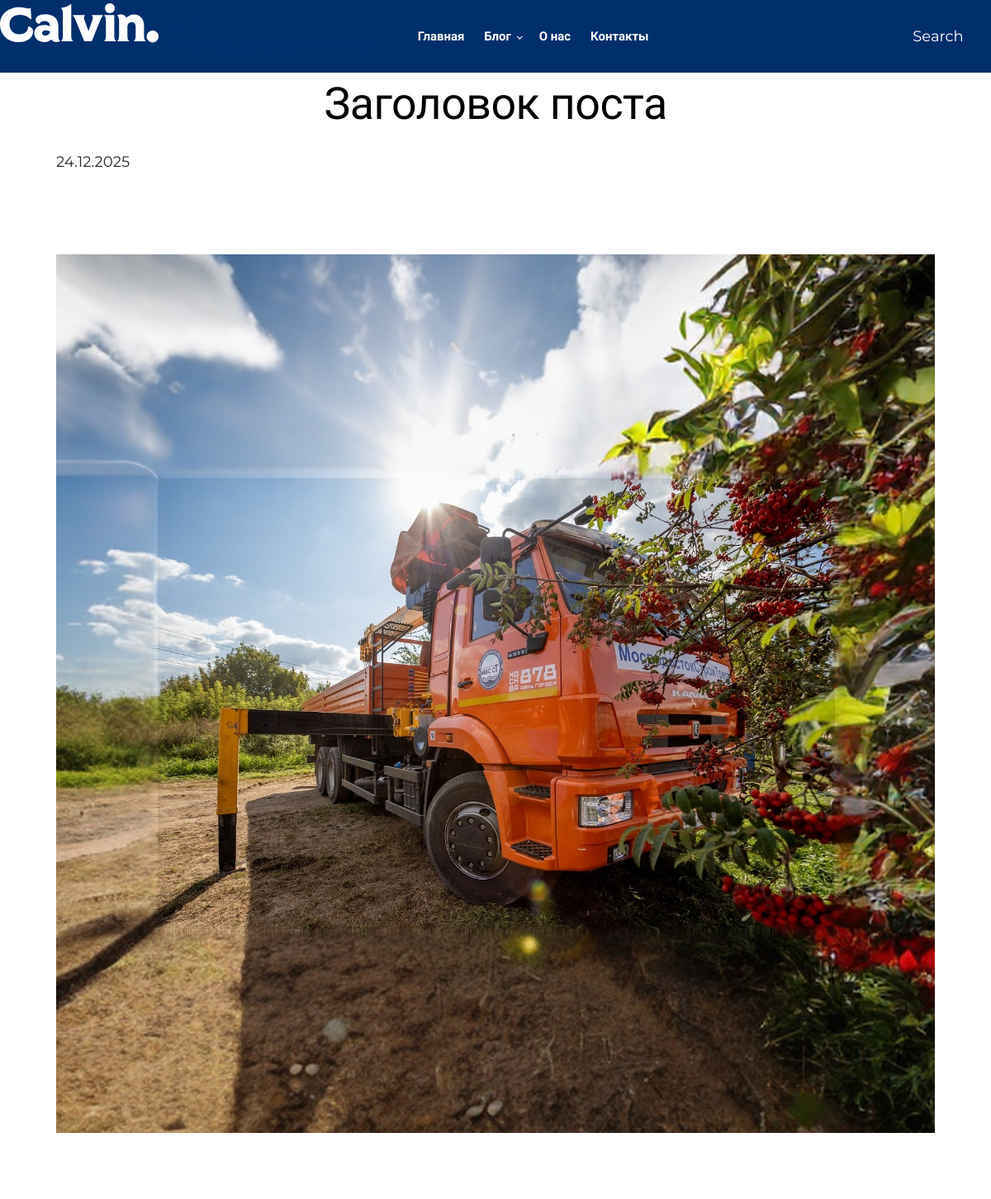
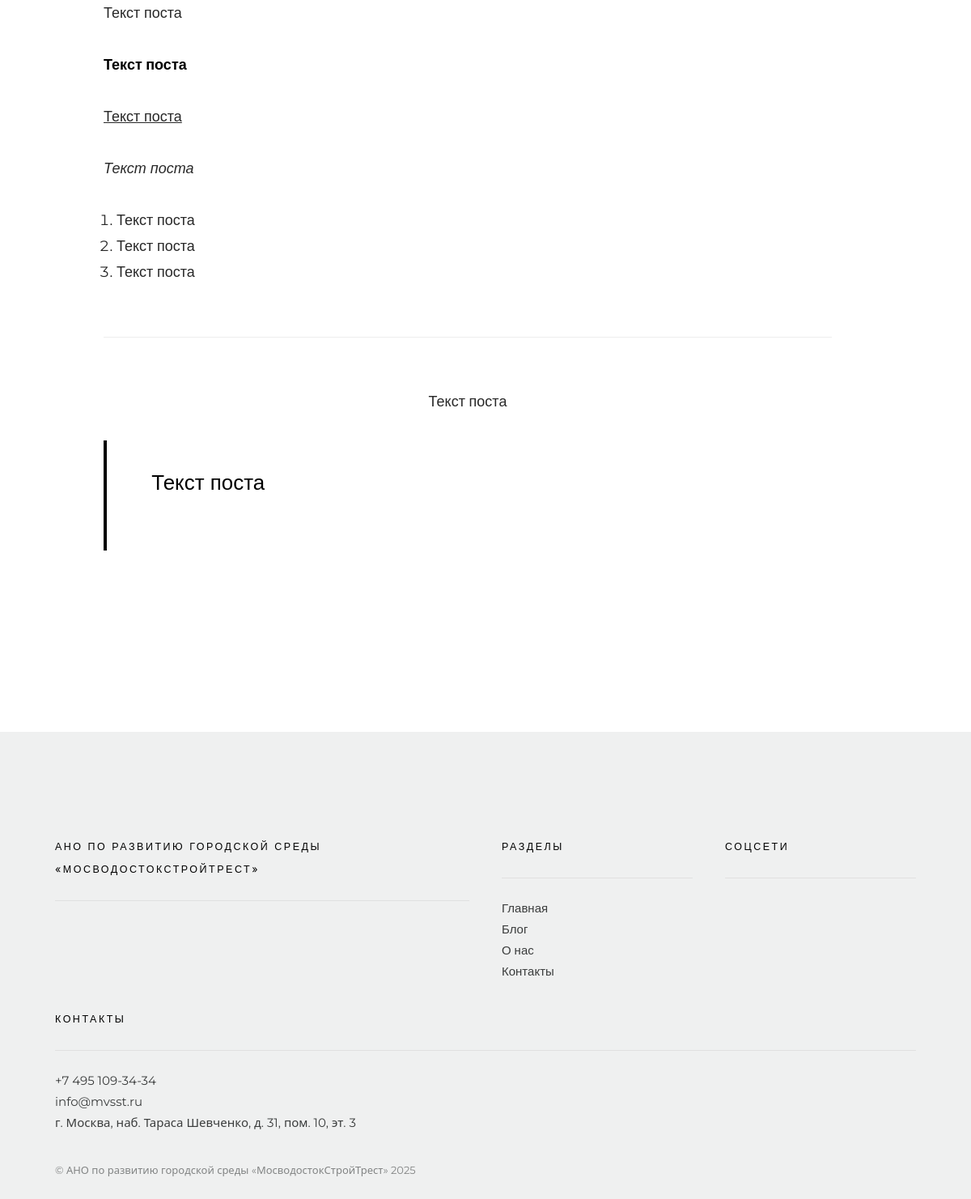
/blog/zagolovok-posta/, run on the app's committed database (2 pictures, top to bottom).
### blog/models.py (models this page shows, shortened)
class Post(models.Model):
    class Status(models.TextChoices):
        DRAFT = "draft", "Черновик"
        PUBLISHED = "published", "Опубликовано"
    title = models.CharField("Заголовок", max_length=250)
    slug = models.SlugField("Slug", max_length=255, unique=True)
    excerpt = models.TextField("Краткое описание", blank=True, default="")
    cover = models.ImageField("Обложка", upload_to="blog/", blank=True, null=True)
    content = RichTextField("Текст", blank=True, default="")
    status = models.CharField("Статус", max_length=20, choices=Status.choices, default=Status.DRAFT)
    published_at = models.DateTimeField("Дата публикации", blank=True, null=True)
    created_at = models.DateTimeField(auto_now_add=True)
    updated_at = models.DateTimeField(auto_now=True)
    class Meta:
        verbose_name = "Пост"
        verbose_name_plural = "Посты"
        ordering = ["-published_at", "-created_at"]

### core/models.py (models this page shows, shortened)
class SiteSettings(models.Model):
    site_title = models.CharField("Название сайта", max_length=200, default="МВС СТ")
    organization_name = models.CharField("Название организации", max_length=200, blank=True, default="МВС СТ")
    tagline = models.CharField("Слоган", max_length=250, blank=True, default="")
    logo = models.ImageField("Логотип (PNG/SVG как картинка)", upload_to="site/", blank=True, null=True)
    phone = models.CharField("Телефон", max_length=100, blank=True, default="")
    email = models.EmailField("Email", blank=True, default="")
    address = models.CharField("Адрес", max_length=300, blank=True, default="")
    about_title = models.CharField("Заголовок 'О нас'", max_length=200, blank=True, default="О нас")
    about_text = RichTextField("Текст 'О нас'", blank=True, default="")
    mission_title = models.CharField("Заголовок 'Миссия'", max_length=200, blank=True, default="Миссия")
    mission_text = RichTextField("Текст 'Миссия'", blank=True, default="")
    vk = models.URLField("VK", blank=True, default="")
    telegram = models.URLField("Telegram", blank=True, default="")
    youtube = models.URLField("YouTube", blank=True, default="")
    seo_title = models.CharField("SEO title", max_length=255, blank=True, default="")
    seo_description = models.CharField("SEO description", max_length=300, blank=True, default="")
    updated_at = models.DateTimeField(auto_now=True)
    class Meta:
        verbose_name = "Настройки сайта"
        verbose_name_plural = "Настройки сайта"

### blog/views.py (the view)
# urls.py: path("<slug:slug>/", BlogDetailView.as_view(), name="detail"),
class BlogDetailView(DetailView):
    template_name = "blog/detail.html"
    context_object_name = "post"
    def get_queryset(self):
        return Post.objects.filter(status=Post.Status.PUBLISHED)

### core/context_processors.py (called while the page is built)
def site_settings(request):
    obj = SiteSettings.objects.first()
    return {"site": obj}

### templates/blog/detail.html (shortened to what this page needs)
{% extends "base.html" %}
{% block content %}
<section class="s-content s-content--no-top-padding">
    <div class="row">
        <div class="column large-12">
            <article class="s-content__entry">
                <div class="s-content__entry-header">
                    <h1 class="s-content__title">{{ post.title }}</h1>
                    {% if post.published_at %}
                        <p class="s-content__date">{{ post.published_at|date:"d.m.Y" }}</p>
                    {% endif %}
                </div>
                {% if post.cover %}
                <div class="s-content__media">
                    <img src="{{ post.cover.url }}" alt="{{ post.title }}">
                </div>
                {% endif %}
                <div class="s-content__primary">
                    <div class="s-content__page-content">
                        {{ post.content|safe }}
                    </div>
                </div>
            </article>
        </div>
    </div>
</section>
{% endblock %}

### templates/base.html (shortened to what this page needs)
{% load static %}
<!DOCTYPE html>
<html class="no-js" lang="ru">
<head>
    <link rel="stylesheet" href="{% static 'theme/css/vendor.css' %}">
    <link rel="stylesheet" href="{% static 'theme/css/styles.css' %}">
    <link rel="stylesheet" href="{% static 'theme/css/brand.css' %}">
</head>
<body id="top">
    <header class="s-header">
        <div class="header__logo">
            <a href="{% url 'home' %}" class="brand-logo">
                <img src="{% static 'theme/images/logo.svg' %}" alt="МВССТ">
                <span class="brand-text">
                </span>
            </a>
        </div>
        <div class="row s-header__navigation">
            <nav class="s-header__nav-wrap">
                <ul class="s-header__nav">
                    <li><a href="{% url 'core:home' %}" title="">Главная</a></li>
                    <li class="has-children">
                        <a href="#0" title="">Блог</a>
                    </li>
                    <li><a href="{% url 'core:about' %}" title="">О нас</a></li>
                    <li><a href="{% url 'core:contact' %}" title="">Контакты</a></li>
                </ul>
            </nav>
        </div>
        <a class="s-header__search-trigger" href="#0">
            <span>Search</span>
        </a>
    </header>
    {% block content %}{% endblock %}
    <footer class="s-footer">
        <div class="s-footer__main">
            <div class="row">
                <div class="column large-4 medium-6 tab-12 s-footer__info">
                    <h5>{{ site.organization_name|default:"МВС СТ" }}</h5>
                </div>
                <div class="column large-2 medium-3 tab-6 s-footer__site-links">
                    <h5>Разделы</h5>
                    <ul class="link-list">
                        <li><a href="{% url 'core:home' %}">Главная</a></li>
                        <li><a href="{% url 'blog:index' %}">Блог</a></li>
                        <li><a href="{% url 'core:about' %}">О нас</a></li>
                        <li><a href="{% url 'core:contact' %}">Контакты</a></li>
                    </ul>
                </div>
                <div class="column large-2 medium-3 tab-6 s-footer__social-links">
                    <h5>Соцсети</h5>
                </div>
                <div class="column large-4 medium-12 s-footer__subscribe">
                    <h5>Контакты</h5>
                    <p>
                        {% if site.phone %}<div>{{ site.phone }}</div>{% endif %}
                        {% if site.email %}<div>{{ site.email }}</div>{% endif %}
                        {% if site.address %}<div>{{ site.address }}</div>{% endif %}
                    </p>
                </div>
            </div>
        </div>
        <div class="s-footer__bottom">
            <div class="row">
                <div class="column">
                    <div class="ss-copyright">
                        <span>© {{ site.organization_name|default:"МВС СТ" }} {% now "Y" %}</span>
                    </div>
                </div>
            </div>
        </div>
    </footer>
</body>
</html>

### static/theme/css/brand.css (style rules this page uses)
:root { --brand-royal-blue: #002F6C; --brand-sky-blue: #9BCBEB; --brand-orange: #FF8200; --brand-green: #44883E; --brand-red: #C8102E; --font-heading: "Unbounded", sans-serif; --font-body: "Montserrat", sans-serif; }
h1,h2,h3,h4,h5,.s-header__nav a,.entry__title a { font-family: var(--font-heading); }
body, p, li, .entry__excerpt, .s-content__primary { font-family: var(--font-body); }
a { color: var(--brand-royal-blue); }
:root { --mvsst-blue: #002F6C; --mvsst-sky: #9BCBEB; --mvsst-red: #C8102E; --mvsst-green:#44883E; --mvsst-orange:#FF8200; }
body { font-family: "Montserrat", system-ui, -apple-system, "Segoe UI", Arial, sans-serif; }
h1,h2,h3,h4,h5,h6, .s-content__title, .s-hero__slide-title { font-family: "Unbounded", system-ui, -apple-system, "Segoe UI", Arial, sans-serif; }
a { color: var(--mvsst-blue); }
.s-header { background: var(--mvsst-blue); }
.s-header a, .s-header .s-header__nav a { color:#fff; }
.brand-logo { display: flex; align-items: center; gap: 14px; text-decoration: none; }
.brand-logo img { height: 48px; width: auto; }
.brand-text { font-family: var(--brand-font-heading); font-size: 18px; font-weight: 600; color: var(--brand-royal-blue); line-height: 1.2; }

### data on the page
Post: title "Заголовок поста", published_at "24.12.2025", cover (picture), content "Текст поста Текст поста Текст поста Текст поста Текст поста Текст поста Текст поста Текст поста Текст поста"
SiteSettings: organization_name "АНО ПО РАЗВИТИЮ ГОРОДСКОЙ СРЕДЫ «МОСВОДОСТОКСТРОЙТРЕСТ»", phone "+7 495 109-34-34", email "info@mvsst.ru", address "г. Москва, наб. Тараса Шевченко, д. 31, пом. 10, эт. 3", organization_name "АНО по развитию городской среды «МосводостокСтройТрест»"
